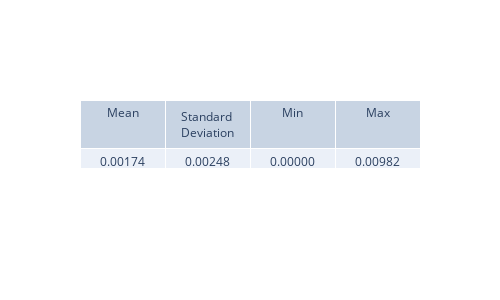

The cell this chart's notebook holds for it:
### Code cell
plt.figure(figsize=(8, 6), dpi=200)
psi_sq_diff = np.abs(psi_sq - psi_sq_analytical)
view_metrics(list(map(max, psi_sq_diff)))

plt.pcolormesh(x_values, t_values, psi_sq_diff.transpose(), shading="auto")
plt.colorbar(label='|psi(x,t)|^2')
plt.xlabel('x')
plt.ylabel('t')
plt.title('Absolute error of |psi|^2')
plt.show()

### Figure 1 — Plotly figure (JSON) as saved in the notebook; plotly's stock layout.template omitted (floating-point values rounded to 4 significant figures)
{"data": [{"cells": {"values": [["0.00174"], ["0.00248"], ["0.00000"], ["0.00982"]]}, "header": {"values": ["Mean", "Standard Deviation", "Min", "Max"]}, "type": "table"}], "layout": {"height": 300, "width": 500}}
